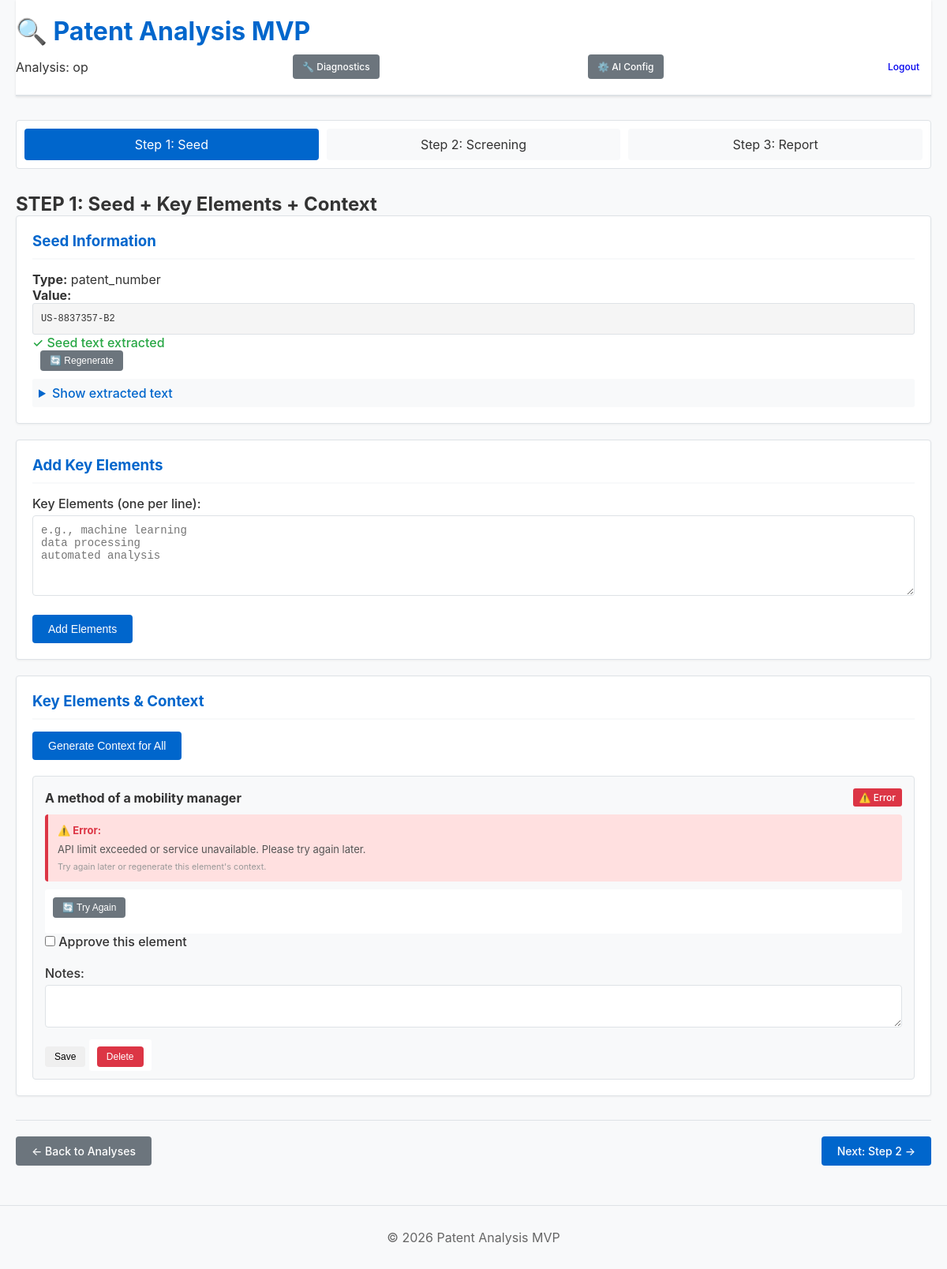
/step1.php?analysis_id=4 (signed in), run on the app's committed database.
### tables this page shows
CREATE TABLE analyses (
                id INTEGER PRIMARY KEY AUTOINCREMENT,
                name TEXT NOT NULL,
                seed_type TEXT NOT NULL,
                seed_value TEXT NOT NULL,
                seed_extracted_text TEXT,
                created_at TEXT DEFAULT CURRENT_TIMESTAMP,
                updated_at TEXT DEFAULT CURRENT_TIMESTAMP
            );

CREATE TABLE key_elements (
                id INTEGER PRIMARY KEY AUTOINCREMENT,
                analysis_id INTEGER NOT NULL,
                element_order INTEGER NOT NULL,
                element_text TEXT NOT NULL,
                approved INTEGER DEFAULT 0,
                context_json TEXT,
                context_error TEXT,
                user_notes TEXT,
                created_at TEXT DEFAULT CURRENT_TIMESTAMP,
                FOREIGN KEY(analysis_id) REFERENCES analyses(id) ON DELETE CASCADE
            );

### lib/Database.php (called while the page is built, shortened)
<?php
class Database {
    private static $instance = null;
    private $pdo;
    private function __construct() {
        try {
            $this->pdo = new PDO('sqlite:' . DB_PATH);
            $this->pdo->setAttribute(PDO::ATTR_ERRMODE, PDO::ERRMODE_EXCEPTION);
            $this->pdo->exec('PRAGMA busy_timeout = 5000');
            $this->pdo->exec('PRAGMA journal_mode = WAL');
        } catch (PDOException $e) {
            Logger::error("Database connection failed: " . $e->getMessage());
            die("Database connection error. Please run: php scripts/init_db.php");
        }
    }
    public static function getInstance() {
        if (self::$instance === null) {
            self::$instance = new self();
        }
        return self::$instance;
    }
    public function getAnalysis($id) {
        $stmt = $this->pdo->prepare("SELECT * FROM analyses WHERE id = ?");
        $stmt->execute([$id]);
        return $stmt->fetch(PDO::FETCH_ASSOC);
    }
    public function getKeyElements($analysisId) {
        $stmt = $this->pdo->prepare("
            SELECT * FROM key_elements WHERE analysis_id = ? ORDER BY element_order
        ");
        $stmt->execute([$analysisId]);
        return $stmt->fetchAll(PDO::FETCH_ASSOC);
    }
}

### public/step1.php (the view, shortened to what this page needs)
<?php
require_once __DIR__ . '/../config/config.php';
require_once __DIR__ . '/../lib/Database.php';
$db = Database::getInstance();
$analysisId = $_GET['analysis_id'] ?? null;
$analysis = $db->getAnalysis($analysisId);
$keyElements = $db->getKeyElements($analysisId);
?>
<!DOCTYPE html>
<html lang="en">
<head>
    <link rel="stylesheet" href="assets/styles.css">
</head>
<body>
    <div class="container">
        <header>
            <h1>🔍 Patent Analysis MVP</h1>
            <div class="header-actions">
                <span>Analysis: <?php echo htmlspecialchars($analysis['name']); ?></span>
                <a href="diagnostics.php" class="btn" style="background:#6c757d; color:white; padding:8px 12px; font-size:12px; margin-right:5px;">🔧 Diagnostics</a>
                <a href="ai_config.php" class="btn" style="background:#6c757d; color:white; padding:8px 12px; font-size:12px; margin-right:10px;">⚙️ AI Config</a>
                <a href="logout.php" class="btn btn-logout">Logout</a>
            </div>
        </header>
        <main>
            <nav class="workflow-nav">
                <a href="step1.php?analysis_id=<?php echo $analysisId; ?>" class="nav-step active">Step 1: Seed</a>
                <a href="step2.php?analysis_id=<?php echo $analysisId; ?>" class="nav-step">Step 2: Screening</a>
                <a href="step3.php?analysis_id=<?php echo $analysisId; ?>" class="nav-step">Step 3: Report</a>
            </nav>
            <section class="step-section">
                <h2>STEP 1: Seed + Key Elements + Context</h2>
                <div class="card">
                    <h3>Seed Information</h3>
                    <p><strong>Type:</strong> <?php echo htmlspecialchars($analysis['seed_type']); ?></p>
                    <p><strong>Value:</strong></p>
                    <pre class="code-block"><?php echo htmlspecialchars(substr($analysis['seed_value'], 0, 300)); ?><?php if (strlen($analysis['seed_value']) > 300) echo '...'; ?></pre>
                    <?php if (!$analysis['seed_extracted_text']): ?>
                        <form method="POST" style="display:inline;">
                            <input type="hidden" name="action" value="fetch_seed">
                            <button type="submit" class="btn btn-primary">Fetch Seed Text</button>
                        </form>
                    <?php else: ?>
                        <p class="success-text">✓ Seed text extracted</p>
                        <form method="POST" style="display:inline; margin-left:10px;">
                            <button type="submit" class="btn btn-small" style="background:#6c757d; color:white;">🔄 Regenerate</button>
                        </form>
                        <details>
                            <summary>Show extracted text</summary>
                        </details>
                    <?php endif; ?>
                </div>
                <div class="card">
                    <h3>Add Key Elements</h3>
                    <form method="POST">
                        <div class="form-group">
                            <label for="elements_text">Key Elements (one per line):</label>
                            <textarea id="elements_text" name="elements_text" rows="5"
                                      placeholder="e.g., machine learning&#10;data processing&#10;automated analysis"></textarea>
                        </div>
                        <button type="submit" class="btn btn-primary">Add Elements</button>
                    </form>
                </div>
                <?php if (!empty($keyElements)): ?>
                    <div class="card">
                        <h3>Key Elements & Context</h3>
                        <?php if ($analysis['seed_extracted_text']): ?>
                            <form method="POST" style="margin-bottom: 20px;">
                                <button type="submit" class="btn btn-primary">Generate Context for All</button>
                            </form>
                        <?php else: ?>
                            <p class="info-text">Please fetch seed text first before generating context.</p>
                        <?php endif; ?>
                        <div class="elements-list">
                            <?php foreach ($keyElements as $elem): ?>
                                <div class="element-card">
                                    <div class="element-header">
                                        <h4><?php echo htmlspecialchars($elem['element_text']); ?></h4>
                                        <?php if ($elem['context_json']): ?>
                                            <span class="badge badge-success">✓ Context Ready</span>
                                        <?php elseif ($elem['context_error']): ?>
                                            <span class="badge" style="background:#dc3545; color:white;">⚠️ Error</span>
                                        <?php else: ?>
                                            <span class="badge badge-warning">⏳ Pending</span>
                                        <?php endif; ?>
                                    </div>
                                    <?php if ($elem['context_json']):
                                        $ctx = json_decode($elem['context_json'], true);
                                    ?>
                                        <div class="context-display">
                                            <p><strong>Definition:</strong> <?php echo htmlspecialchars($ctx['definition'] ?? ''); ?></p>
                                            <p><strong>Synonyms:</strong> <?php echo htmlspecialchars(implode(', ', $ctx['synonyms'] ?? [])); ?></p>
                                            <p><strong>Explicit markers:</strong> <?php echo htmlspecialchars(implode(', ', $ctx['explicit_markers'] ?? [])); ?></p>
                                        </div>
                                    <?php elseif ($elem['context_error']): ?>
                                        <div class="context-display" style="background:#ffe0e0; padding:12px; border-radius:4px; border-left:4px solid #dc3545;">
                                            <p><strong style="color:#dc3545;">⚠️ Error:</strong></p>
                                            <p style="color:#555; margin-top:8px;"><?php echo htmlspecialchars($elem['context_error']); ?></p>
                                            <small style="color:#999; margin-top:8px; display:block;">Try again later or regenerate this element's context.</small>
                                        </div>
                                    <?php endif; ?>
                                    <form method="POST" class="element-form">
                                        <?php if ($elem['context_error']): ?>
                                            <div style="margin-bottom:10px;">
                                                <form method="POST" style="display:inline;">
                                                    <button type="submit" class="btn btn-small" style="background:#6c757d; color:white; padding:6px 12px; font-size:12px;">🔄 Try Again</button>
                                                </form>
                                            </div>
                                        <?php endif; ?>
                                        <div class="form-group">
                                            <label>
                                                <input type="checkbox" name="approve_<?php echo $elem['id']; ?>"
                                                       <?php echo $elem['approved'] ? 'checked' : ''; ?>>
                                                Approve this element
                                            </label>
                                        </div>
                                        <div class="form-group">
                                            <label for="notes_<?php echo $elem['id']; ?>">Notes:</label>
                                            <textarea id="notes_<?php echo $elem['id']; ?>" name="notes_<?php echo $elem['id']; ?>" rows="2"></textarea>
                                        </div>
                                        <button type="submit" class="btn btn-small">Save</button>
                                    </form>
                                    <form method="POST" class="element-form" style="display:inline; margin-top:10px;">
                                        <button type="submit" class="btn btn-small btn-danger" onclick="return confirm('Delete this element?')">Delete</button>
                                    </form>
                                </div>
                            <?php endforeach; ?>
                        </div>
                    </div>
                <?php endif; ?>
                <div class="step-nav">
                    <a href="index.php" class="btn btn-secondary">← Back to Analyses</a>
                    <a href="step2.php?analysis_id=<?php echo $analysisId; ?>" class="btn btn-primary">Next: Step 2 →</a>
                </div>
            </section>
        </main>
    </div>
    <footer>
        <p>&copy; 2026 Patent Analysis MVP</p>
    </footer>
</body>
</html>

### public/assets/styles.css (style rules this page uses)
* { margin: 0; padding: 0; box-sizing: border-box; }
:root { --primary: #0066cc; --primary-dark: #0052a3; --success: #28a745; --warning: #ffc107; --error: #dc3545; --info: #17a2b8; --light: #f8f9fa; --border: #dee2e6; --text: #333; --text-light: #666; }
html, body { font-family: -apple-system, BlinkMacSystemFont, 'Segoe UI', Roboto, 'Helvetica Neue', Arial, sans-serif; color: var(--text); background: var(--light); }
.container { max-width: 1200px; margin: 0 auto; padding: 0 20px; }
header { background: white; border-bottom: 2px solid var(--border); padding: 20px 0; margin-bottom: 30px; box-shadow: 0 1px 3px rgba(0, 0, 0, 0.1); }
header h1 { color: var(--primary); margin-bottom: 10px; }
.header-actions { display: flex; justify-content: space-between; align-items: center; margin-top: 10px; }
footer { text-align: center; padding: 30px; color: var(--text-light); border-top: 1px solid var(--border); margin-top: 50px; }
.btn { display: inline-block; padding: 10px 20px; font-size: 14px; border: none; border-radius: 4px; cursor: pointer; text-decoration: none; transition: all 0.3s ease; font-weight: 500; }
.btn-primary { background: var(--primary); color: white; }
.btn-secondary { background: #6c757d; color: white; }
.btn-danger { background: var(--error); color: white; }
.btn-small { padding: 6px 12px; font-size: 12px; }
.btn-logout { padding: 8px 15px; font-size: 12px; }
.form-group { margin-bottom: 20px; }
.form-group label { display: block; margin-bottom: 5px; font-weight: 500; }
.form-group input[type="text"], .form-group input[type="email"], .form-group input[type="password"], .form-group textarea, .form-group select { width: 100%; padding: 10px; border: 1px solid var(--border); border-radius: 4px; font-size: 14px; font-family: inherit; }
.form-group textarea { resize: vertical; font-family: monospace; }
.card { background: white; padding: 20px; margin-bottom: 20px; border-radius: 4px; border: 1px solid var(--border); box-shadow: 0 1px 3px rgba(0, 0, 0, 0.05); }
.card h3 { margin-bottom: 15px; color: var(--primary); border-bottom: 2px solid var(--light); padding-bottom: 10px; }
.card h4 { margin-top: 15px; margin-bottom: 10px; color: var(--text); }
.workflow-nav { display: flex; gap: 10px; margin-bottom: 30px; background: white; padding: 10px; border-radius: 4px; border: 1px solid var(--border); }
.nav-step { flex: 1; padding: 10px 15px; text-align: center; border-radius: 4px; text-decoration: none; color: var(--text); background: var(--light); transition: all 0.3s ease; }
.nav-step.active { background: var(--primary); color: white; }
.step-nav { display: flex; gap: 10px; justify-content: space-between; margin-top: 30px; padding-top: 20px; border-top: 1px solid var(--border); }
.badge { display: inline-block; padding: 4px 8px; font-size: 12px; border-radius: 3px; font-weight: 500; }
.elements-list { display: grid; gap: 15px; }
.element-card { background: #f8f9fa; padding: 15px; border-radius: 4px; border: 1px solid var(--border); }
.element-header { display: flex; justify-content: space-between; align-items: center; margin-bottom: 10px; }
.element-header h4 { margin: 0; }
.context-display { background: white; padding: 10px; border-radius: 3px; margin: 10px 0; font-size: 13px; }
.context-display p { margin-bottom: 8px; }
.element-form { background: white; padding: 10px; border-radius: 3px; margin-top: 10px; }
.code-block { background: #f5f5f5; padding: 10px; border-radius: 3px; border: 1px solid var(--border); overflow-x: auto; font-family: monospace; font-size: 12px; line-height: 1.5; }
.success-text { color: var(--success); font-weight: 500; }
details { margin-top: 10px; }
summary { cursor: pointer; color: var(--primary); font-weight: 500; padding: 8px; background: var(--light); border-radius: 3px; user-select: none; }

### data on the page
analyses: name "op", seed_type "patent_number", seed_value "US-8837357-B2"
key_elements: element_text "A method of a mobility manager", shows "⚠️ Error", context_error "API limit exceeded or service unavailable. Please try again later."
